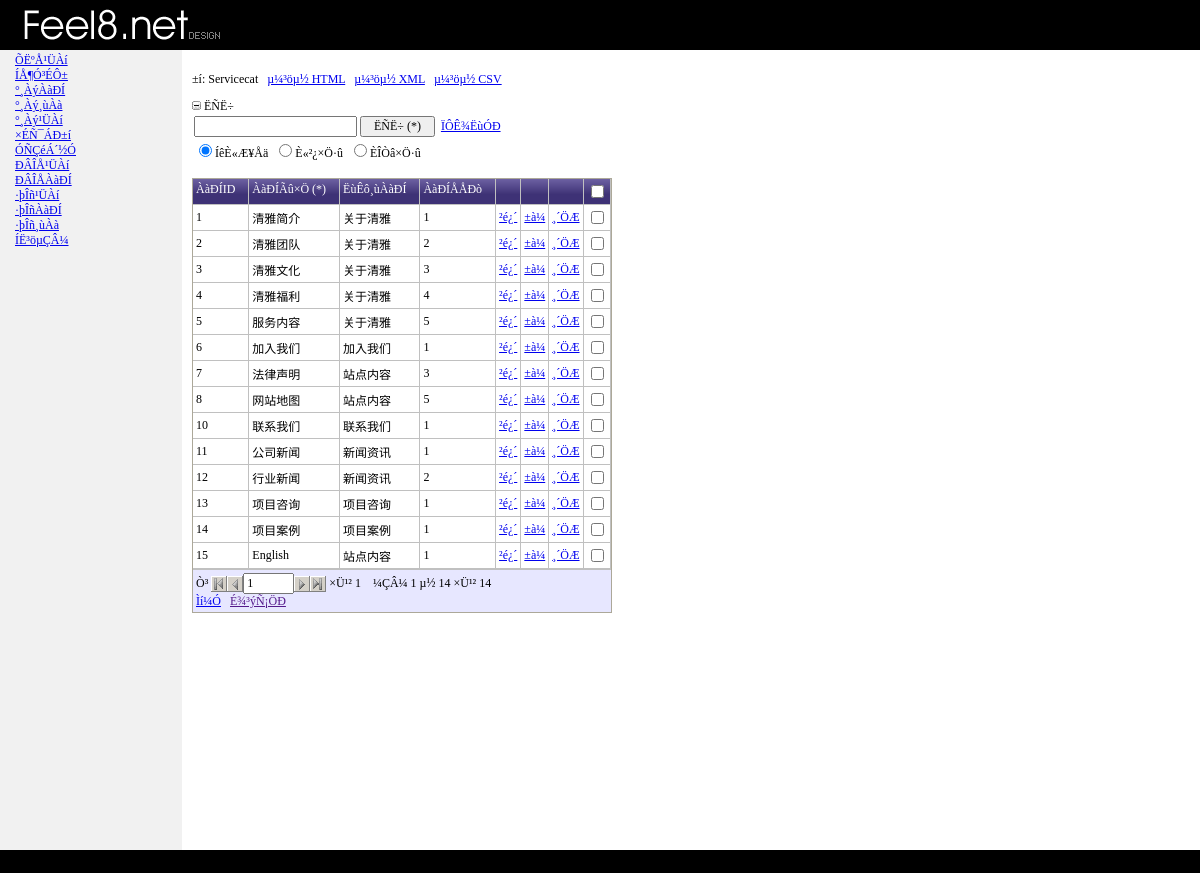
The app's page /admin/servicecatlist.php (signed in) with its own data.
### tables this page shows
CREATE TABLE `servicecat` (
  `id` bigint(20) NOT NULL AUTO_INCREMENT,
  `catname` varchar(200) DEFAULT NULL,
  `rootid` bigint(20) DEFAULT NULL,
  `catdesc` text,
  `catorder` bigint(20) DEFAULT NULL,
  PRIMARY KEY (`id`)
);

### admin/servicecatlist.php (the view, shortened to what the rows shown need)
<?php include "ewcfg6.php" ?>
<?php include "ewmysql6.php" ?>
<?php include "phpfn6.php" ?>
<?php include "servicecatinfo.php" ?>
<?php include "admininfo.php" ?>
<?php
$servicecat_list = new cservicecat_list();
$Page =& $servicecat_list;
$servicecat_list->Page_Init();
$servicecat_list->Page_Main();
?>
<?php include "header.php" ?>
<?php
	$bSelectLimit = ($servicecat->Export == "" && $servicecat->SelectLimit);
	$servicecat_list->lTotalRecs = ($bSelectLimit) ? $servicecat->SelectRecordCount() : $rs->RecordCount();
	$servicecat_list->lStartRec = 1;
	if (!($servicecat->ExportAll && $servicecat->Export <> ""))
		$servicecat_list->SetUpStartRec();
	if ($bSelectLimit)
		$rs = $servicecat_list->LoadRecordset($servicecat_list->lStartRec-1, $servicecat_list->lDisplayRecs);
?>
<?php if ($Security->IsLoggedIn()) { ?>
<?php if ($servicecat->Export == "" && $servicecat->CurrentAction == "") { ?>
<br>
<?php } ?>
<?php } ?>
<?php $servicecat_list->ShowMessage() ?>
<br>
<table cellspacing="0" class="ewGrid"><tr><td class="ewGridContent">
<div class="ewGridMiddlePanel">
<form name="fservicecatlist" id="fservicecatlist" class="ewForm" action="" method="post">
<?php if ($servicecat_list->lTotalRecs > 0) { ?>
<table cellspacing="0" rowhighlightclass="ewTableHighlightRow" rowselectclass="ewTableSelectRow" roweditclass="ewTableEditRow" class="ewTable ewTableSeparate">
<?php
	$servicecat_list->lOptionCnt = 0;
if ($Security->IsLoggedIn()) {
	$servicecat_list->lOptionCnt++;
}
if ($Security->IsLoggedIn()) {
	$servicecat_list->lOptionCnt++;
}
if ($Security->IsLoggedIn()) {
	$servicecat_list->lOptionCnt++;
}
if ($Security->IsLoggedIn()) {
	$servicecat_list->lOptionCnt++;
}
	$servicecat_list->lOptionCnt += count($servicecat_list->ListOptions->Items);
?>
<thead>
	<tr class="ewTableHeader">
<?php if ($servicecat->id->Visible) {  ?>
	<?php if ($servicecat->SortUrl($servicecat->id) == "") { ?>
		<td>ÀàÐÍID</td>
	<?php } else { ?>
		<td class="ewPointer" onmousedown="ew_Sort(event,'<?php echo $servicecat->SortUrl($servicecat->id) ?>',1);">
			<table cellspacing="0" class="ewTableHeaderBtn"></table>
		</td>
	<?php } ?>
<?php } ?>
<?php if ($servicecat->catname->Visible) {  ?>
	<?php if ($servicecat->SortUrl($servicecat->catname) == "") { ?>
		<td>ÀàÐÍÃû×Ö</td>
	<?php } else { ?>
		<td class="ewPointer" onmousedown="ew_Sort(event,'<?php echo $servicecat->SortUrl($servicecat->catname) ?>',1);">
			<table cellspacing="0" class="ewTableHeaderBtn"></table>
		</td>
	<?php } ?>
<?php } ?>
<?php if ($servicecat->rootid->Visible) {  ?>
	<?php if ($servicecat->SortUrl($servicecat->rootid) == "") { ?>
		<td>ËùÊô¸ùÀàÐÍ</td>
	<?php } else { ?>
		<td class="ewPointer" onmousedown="ew_Sort(event,'<?php echo $servicecat->SortUrl($servicecat->rootid) ?>',1);">
			<table cellspacing="0" class="ewTableHeaderBtn"></table>
		</td>
	<?php } ?>
<?php } ?>
<?php if ($servicecat->catorder->Visible) {  ?>
	<?php if ($servicecat->SortUrl($servicecat->catorder) == "") { ?>
		<td>ÀàÐÍÅÅÐò</td>
	<?php } else { ?>
		<td class="ewPointer" onmousedown="ew_Sort(event,'<?php echo $servicecat->SortUrl($servicecat->catorder) ?>',1);">
			<table cellspacing="0" class="ewTableHeaderBtn"></table>
		</td>
	<?php } ?>
<?php } ?>
<?php if ($servicecat->Export == "") { ?>
<?php if ($Security->IsLoggedIn()) { ?>
<td style="white-space: nowrap;">&nbsp;</td>
<?php } ?>
<?php if ($Security->IsLoggedIn()) { ?>
<td style="white-space: nowrap;">&nbsp;</td>
<?php } ?>
<?php if ($Security->IsLoggedIn()) { ?>
<td style="white-space: nowrap;">&nbsp;</td>
<?php } ?>
<?php if ($Security->IsLoggedIn()) { ?>
<td style="white-space: nowrap;"><input type="checkbox" name="key" id="key" class="phpmaker" onclick="servicecat_list.SelectAllKey(this);"></td>
<?php } ?>
<?php } ?>
	</tr>
</thead>
<?php
if ($servicecat->ExportAll && $servicecat->Export <> "") {
	$servicecat_list->lStopRec = $servicecat_list->lTotalRecs;
} else {
	$servicecat_list->lStopRec = $servicecat_list->lStartRec + $servicecat_list->lDisplayRecs - 1;
}
$servicecat_list->lRecCount = $servicecat_list->lStartRec - 1;
if ($rs && !$rs->EOF) {
	$rs->MoveFirst();
}
$servicecat_list->lRowCnt = 0;
while (($servicecat->CurrentAction == "gridadd" || !$rs->EOF) &&
	$servicecat_list->lRecCount < $servicecat_list->lStopRec) {
	$servicecat_list->lRecCount++;
	if (intval($servicecat_list->lRecCount) >= intval($servicecat_list->lStartRec)) {
		$servicecat_list->lRowCnt++;
	$servicecat->CssClass = "";
	$servicecat->CssStyle = "";
	$servicecat->RowClientEvents = "onmouseover='ew_MouseOver(event, this);' onmouseout='ew_MouseOut(event, this);' onclick='ew_Click(event, this);'";
	if ($servicecat->CurrentAction == "gridadd") {
		$servicecat_list->LoadDefaultValues();
	} else {
		$servicecat_list->LoadRowValues($rs);
	}
	$servicecat->RowType = EW_ROWTYPE_VIEW;
	$servicecat_list->RenderRow();
?>
	<tr<?php echo $servicecat->RowAttributes() ?>>
	<?php if ($servicecat->id->Visible) {  ?>
		<td<?php echo $servicecat->id->CellAttributes() ?>>
<div<?php echo $servicecat->id->ViewAttributes() ?>><?php echo $servicecat->id->ListViewValue() ?></div>
</td>
	<?php } ?>
	<?php if ($servicecat->catname->Visible) {  ?>
		<td<?php echo $servicecat->catname->CellAttributes() ?>>
<div<?php echo $servicecat->catname->ViewAttributes() ?>><?php echo $servicecat->catname->ListViewValue() ?></div>
</td>
	<?php } ?>
	<?php if ($servicecat->rootid->Visible) {  ?>
		<td<?php echo $servicecat->rootid->CellAttributes() ?>>
<div<?php echo $servicecat->rootid->ViewAttributes() ?>><?php echo $servicecat->rootid->ListViewValue() ?></div>
</td>
	<?php } ?>
	<?php if ($servicecat->catorder->Visible) {  ?>
		<td<?php echo $servicecat->catorder->CellAttributes() ?>>
<div<?php echo $servicecat->catorder->ViewAttributes() ?>><?php echo $servicecat->catorder->ListViewValue() ?></div>
</td>
	<?php } ?>
<?php if ($servicecat->Export == "") { ?>
<?php if ($Security->IsLoggedIn()) { ?>
<td style="white-space: nowrap;"><span class="phpmaker">
<a href="<?php echo $servicecat->ViewUrl() ?>">²é¿´</a>
</span></td>
<?php } ?>
<?php if ($Security->IsLoggedIn()) { ?>
<td style="white-space: nowrap;"><span class="phpmaker">
<a href="<?php echo $servicecat->EditUrl() ?>">±à¼­</a>
</span></td>
<?php } ?>
<?php if ($Security->IsLoggedIn()) { ?>
<td style="white-space: nowrap;"><span class="phpmaker">
<a href="<?php echo $servicecat->CopyUrl() ?>">¸´ÖÆ</a>
</span></td>
<?php } ?>
<?php if ($Security->IsLoggedIn()) { ?>
<td style="white-space: nowrap;"><span class="phpmaker">
<input type="checkbox" name="key_m[]" id="key_m[]"  value="<?php echo ew_HtmlEncode($servicecat->id->CurrentValue) ?>" class="phpmaker" onclick='ew_ClickMultiCheckbox(this);'>
</span></td>
<?php } ?>
<?php } ?>
	</tr>
<?php
	}
	if ($servicecat->CurrentAction <> "gridadd")
		$rs->MoveNext();
}
?>
</table>
<?php } ?>
</form>
</div>
<?php if ($servicecat->Export == "") { ?>
<div class="ewGridLowerPanel">
<?php if ($servicecat->CurrentAction <> "gridadd" && $servicecat->CurrentAction <> "gridedit") { ?>
<form name="ewpagerform" id="ewpagerform" class="ewForm" action="<?php echo ew_CurrentPage() ?>">
<table border="0" cellspacing="0" cellpadding="0" class="ewPager">
	<tr>
		<td nowrap>
<?php if (!isset($servicecat_list->Pager)) $servicecat_list->Pager = new cPrevNextPager($servicecat_list->lStartRec, $servicecat_list->lDisplayRecs, $servicecat_list->lTotalRecs) ?>
<?php if ($servicecat_list->Pager->RecordCount > 0) { ?>
	<table border="0" cellspacing="0" cellpadding="0"><tr><td><span class="phpmaker">Ò³&nbsp;</span></td>
	<?php if ($servicecat_list->Pager->FirstButton->Enabled) { ?>
	<td><a href="<?php echo $servicecat_list->PageUrl() ?>start=<?php echo $servicecat_list->Pager->FirstButton->Start ?>"><img src="images/first.gif" alt="µÚÒ»Ò³" width="16" height="16" border="0"></a></td>
	<?php } else { ?>
	<td><img src="images/firstdisab.gif" alt="µÚÒ»Ò³" width="16" height="16" border="0"></td>
	<?php } ?>
	<?php if ($servicecat_list->Pager->PrevButton->Enabled) { ?>
	<td><a href="<?php echo $servicecat_list->PageUrl() ?>start=<?php echo $servicecat_list->Pager->PrevButton->Start ?>"><img src="images/prev.gif" alt="ÉÏÒ»Ò³" width="16" height="16" border="0"></a></td>
	<?php } else { ?>
	<td><img src="images/prevdisab.gif" alt="ÉÏÒ»Ò³" width="16" height="16" border="0"></td>
	<?php } ?>
	<td><input type="text" name="<?php echo EW_TABLE_PAGE_NO ?>" id="<?php echo EW_TABLE_PAGE_NO ?>" value="<?php echo $servicecat_list->Pager->CurrentPage ?>" size="4"></td>
	<?php if ($servicecat_list->Pager->NextButton->Enabled) { ?>
	<td><a href="<?php echo $servicecat_list->PageUrl() ?>start=<?php echo $servicecat_list->Pager->NextButton->Start ?>"><img src="images/next.gif" alt="ÏÂÒ»Ò³" width="16" height="16" border="0"></a></td>
	<?php } else { ?>
	<td><img src="images/nextdisab.gif" alt="ÏÂÒ»Ò³" width="16" height="16" border="0"></td>
	<?php } ?>
	<?php if ($servicecat_list->Pager->LastButton->Enabled) { ?>
	<td><a href="<?php echo $servicecat_list->PageUrl() ?>start=<?php echo $servicecat_list->Pager->LastButton->Start ?>"><img src="images/last.gif" alt="×îºóÒ³" width="16" height="16" border="0"></a></td>
	<?php } else { ?>
	<td><img src="images/lastdisab.gif" alt="×îºóÒ³" width="16" height="16" border="0"></td>
	<?php } ?>
	<td><span class="phpmaker">&nbsp;×Ü¹² <?php echo $servicecat_list->Pager->PageCount ?></span></td>
	</tr></table>
	</td>
	<td>&nbsp;&nbsp;&nbsp;&nbsp;</td>
	<td>
	<span class="phpmaker">¼ÇÂ¼ <?php echo $servicecat_list->Pager->FromIndex ?> µ½ <?php echo $servicecat_list->Pager->ToIndex ?> ×Ü¹² <?php echo $servicecat_list->Pager->RecordCount ?></span>
<?php } ?>
		</td>
	</tr>
</table>
</form>
<?php } ?>
</div>
<?php } ?>
</td></tr></table>
<?php include "footer.php" ?>
<?php
class cservicecat_list {
	function PageUrl() {
		$PageUrl = ew_CurrentPage() . "?";
		return $PageUrl;
	}
	function cservicecat_list() {
		$conn = ew_Connect();
		$this->ListOptions = new cListOptions();
	}
	function Page_Init() {
		global $gsExport, $gsExportFile, $servicecat;
		$Security = new cAdvancedSecurity();
	$servicecat->Export = @$_GET["export"];
	}
	var $lDisplayRecs;
	var $lTotalRecs;
	function Page_Main() {
		global $objForm, $gsSearchError, $Security, $servicecat;
		$this->lDisplayRecs = 20;
		$this->sSrchWhere = "";
		if ($servicecat->getRecordsPerPage() <> "") {
			$this->lDisplayRecs = $servicecat->getRecordsPerPage();
		} else {
			$this->lDisplayRecs = 20;
		}
		$servicecat->Recordset_Searching($this->sSrchWhere);
		$sFilter = "";
		$servicecat->setSessionWhere($sFilter);
		$servicecat->CurrentFilter = "";
	}
	function SetUpStartRec() {
		global $servicecat;
		$this->lStartRec = $servicecat->getStartRecordNumber();
		if (!is_numeric($this->lStartRec) || $this->lStartRec == "") {
			$this->lStartRec = 1;
		} elseif (intval($this->lStartRec) > intval($this->lTotalRecs)) {
			$this->lStartRec = intval(($this->lTotalRecs-1)/$this->lDisplayRecs)*$this->lDisplayRecs+1;
			$servicecat->setStartRecordNumber($this->lStartRec);
		} elseif (($this->lStartRec-1) % $this->lDisplayRecs <> 0) {
			$this->lStartRec = intval(($this->lStartRec-1)/$this->lDisplayRecs)*$this->lDisplayRecs+1;
			$servicecat->setStartRecordNumber($this->lStartRec);
		}
	}
	function LoadRecordset($offset = -1, $rowcnt = -1) {
		global $conn, $servicecat;
		$servicecat->Recordset_Selecting($servicecat->CurrentFilter);
		$sSql = $servicecat->SelectSQL();
		if ($offset > -1 && $rowcnt > -1) $sSql .= " LIMIT $offset, $rowcnt";
		$conn->raiseErrorFn = 'ew_ErrorFn';
		$rs = $conn->Execute($sSql);
		return $rs;
	}
	function RenderRow() {
		global $conn, $Security, $servicecat;
		$servicecat->Row_Rendering();
		$servicecat->id->CellCssStyle = "";
		$servicecat->id->CellCssClass = "";
		$servicecat->catname->CellCssStyle = "";
		$servicecat->catname->CellCssClass = "";
		$servicecat->rootid->CellCssStyle = "";
		$servicecat->rootid->CellCssClass = "";
		$servicecat->catorder->CellCssStyle = "";
		$servicecat->catorder->CellCssClass = "";
		if ($servicecat->RowType == EW_ROWTYPE_VIEW) {
			$servicecat->id->ViewValue = $servicecat->id->CurrentValue;
			$servicecat->id->CssStyle = "";
			$servicecat->id->CssClass = "";
			$servicecat->id->ViewCustomAttributes = "";
			$servicecat->catname->ViewValue = $servicecat->catname->CurrentValue;
			$servicecat->catname->CssStyle = "";
			$servicecat->catname->CssClass = "";
			$servicecat->catname->ViewCustomAttributes = "";
			if (strval($servicecat->rootid->CurrentValue) <> "") {
				$sSqlWrk = "SELECT `rootname` FROM `serviceroot` WHERE `id` = " . ew_AdjustSql($servicecat->rootid->CurrentValue) . "";
				$rswrk = $conn->Execute($sSqlWrk);
				if ($rswrk && !$rswrk->EOF) {
					$servicecat->rootid->ViewValue = $rswrk->fields('rootname');
				} else {
					$servicecat->rootid->ViewValue = $servicecat->rootid->CurrentValue;
				}
			} else {
				$servicecat->rootid->ViewValue = NULL;
			}
		}
	}
}
?>

### records on screen
servicecat: catname "清雅简介"
servicecat: catname "加入我们"
servicecat: catname "联系我们"
servicecat: catname "公司新闻"
servicecat: catname "项目咨询"
servicecat: catname "项目案例", pageno "1", catorder "1"
servicecat: catname "English"

### other values on screen
$item->Text "ÕËºÅ¹ÜÀí"
$item->Text "ÍÅ¶Ó³ÉÔ±"
$item->Text "°¸ÀýÀàÐÍ"
$item->Text "°¸Àý¸ùÀà"
$item->Text "°¸Àý¹ÜÀí"
$item->Text "×ÉÑ¯ÁÐ±í"
$item->Text "ÓÑÇéÁ´½Ó"
$item->Text "ÐÂÎÅ¹ÜÀí"
$item->Text "ÐÂÎÅÀàÐÍ"
$item->Text "·þÎñ¹ÜÀí"
$item->Text "·þÎñÀàÐÍ"
$item->Text "·þÎñ¸ùÀà"
$item->Text "ÍË³öµÇÂ¼"
$servicecat->id->ListViewValue() "1"
$servicecat->rootid->ListViewValue() "关于清雅"
